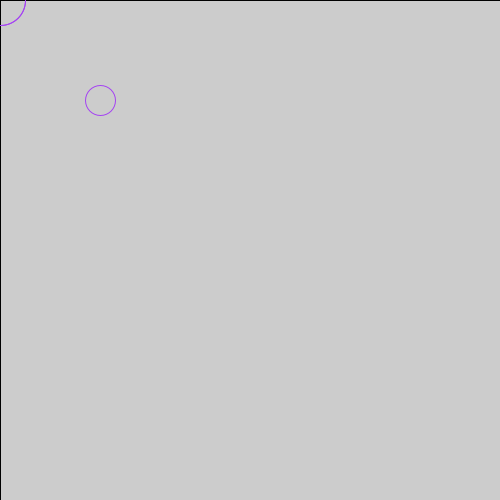
Frame 1 (no input)
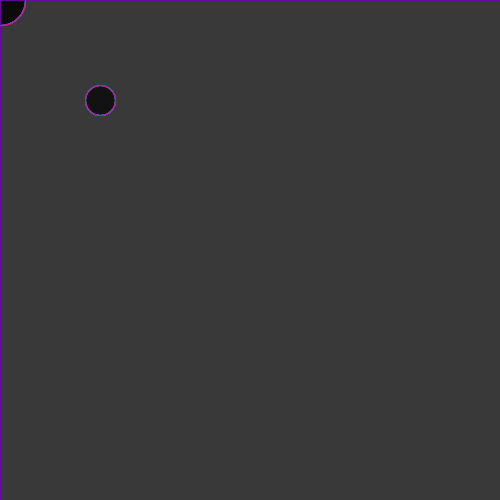
Frame 60 (the mouse pressed at the canvas centre just before this capture)
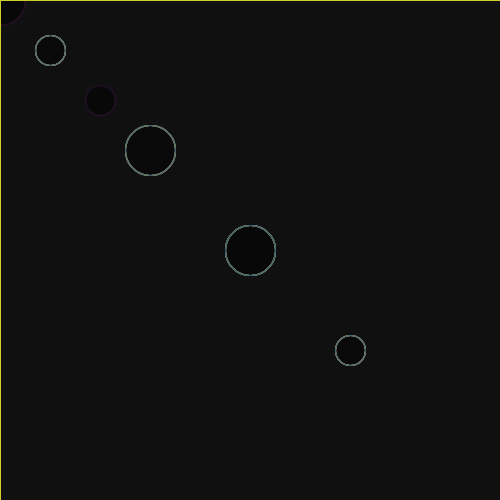
Frame 120 (the mouse held since frame 60 and released just before this capture)

The Processing sketch that drew these frames (run headless with seeded random() and noise(); from frame 60 on, the mouse is pressed at the canvas centre):

// Processing sketch: processing_118005
// ── processing_118005.pde

float i= 0;
void setup(){
  size(500,500);
  smooth();
}

void draw(){
  noCursor();
  fill(0,i);
  rect(0,0,width, height);
  stroke(random(255),random(255),random(255));
  ellipse(mouseY-200,mouseX-200,30,30);
  ellipse(mouseY, mouseX,50,50);
  ellipse(mouseY+100, mouseX+100, 30,30);
  ellipse(mouseX-100,mouseY-100,50,50);
  ellipse(mouseX, mouseY, 50,50);
  if(i<15){
  i=i+0.2;
  }
  else i=0;
println(i);
}
